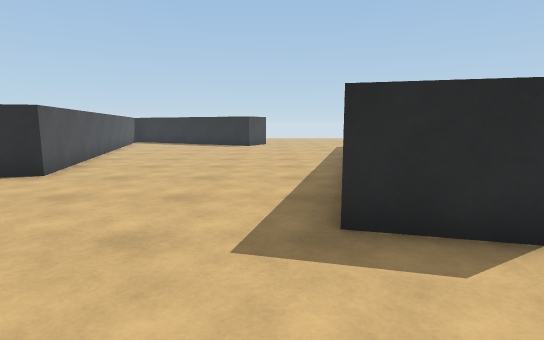
[1] (above)

16 first-person views from a walk through a scene from a Unity 3-D project. The camera is 1.2 m above the floor, tilts 8° down and sees 80° across. The floor is counted in squares, 1 m on a side. Each view is taken from the middle of a square. On the plan, view 1 faces up. The plan holds only what a view shows up to about 14 squares ahead; the rest is blank. The place goes on beyond the plan.

[2]
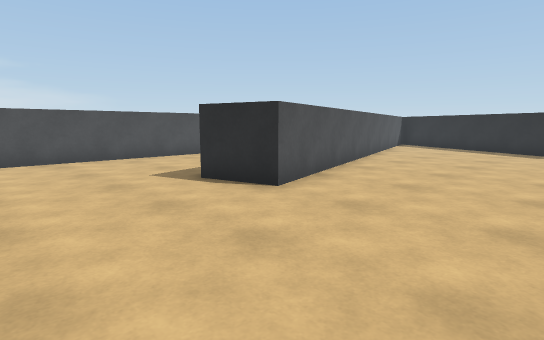

[3]
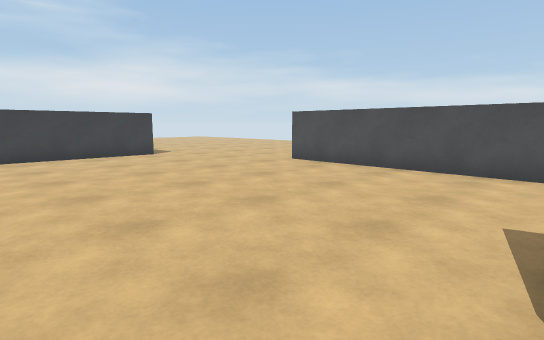

[4]
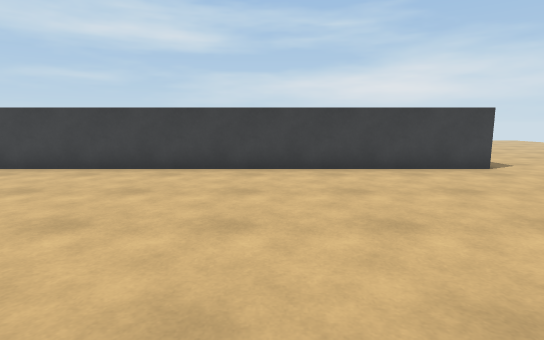

[5]
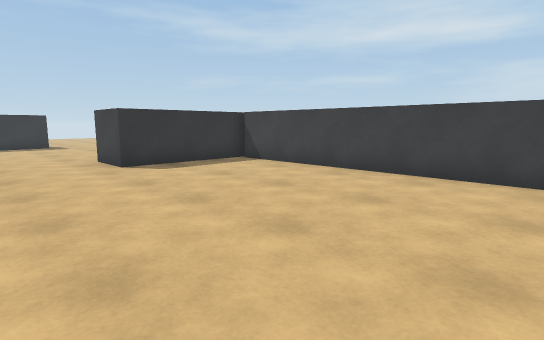

[6]
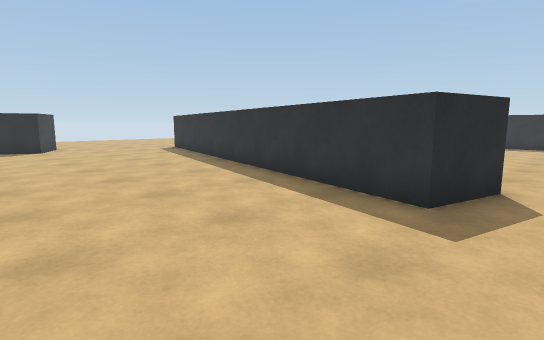

[7]
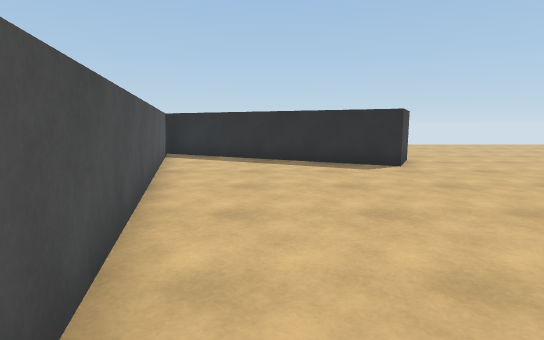

[8]
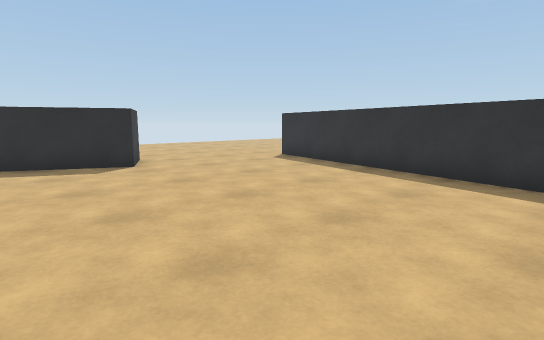

[9]
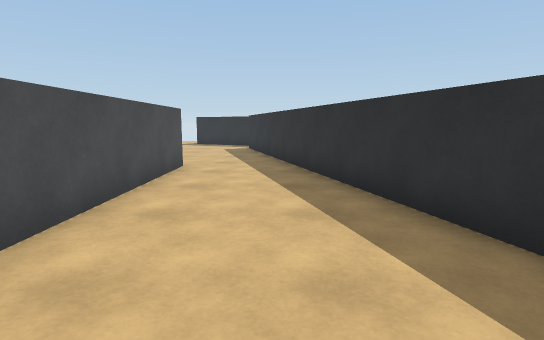

[10]
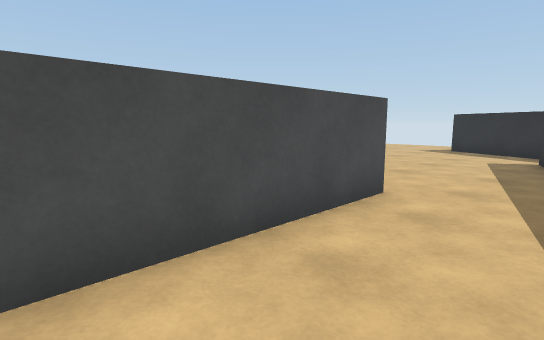

[11]
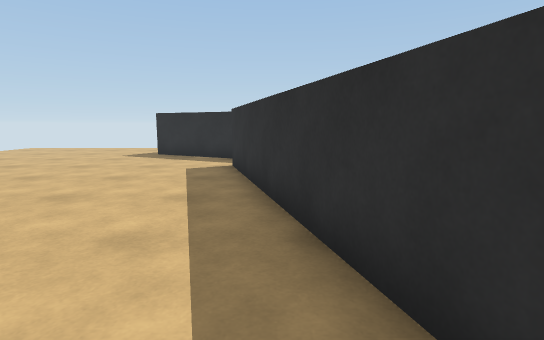

[12]
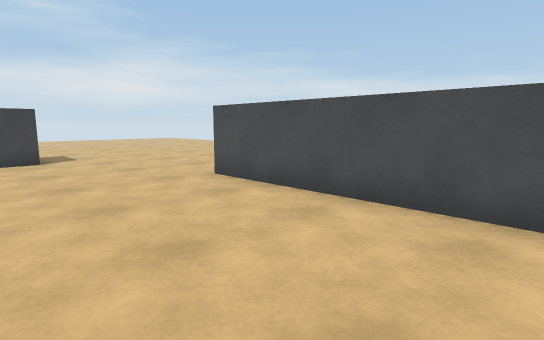

[13]
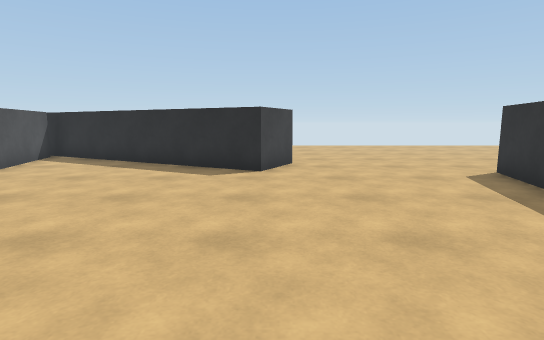

[14]
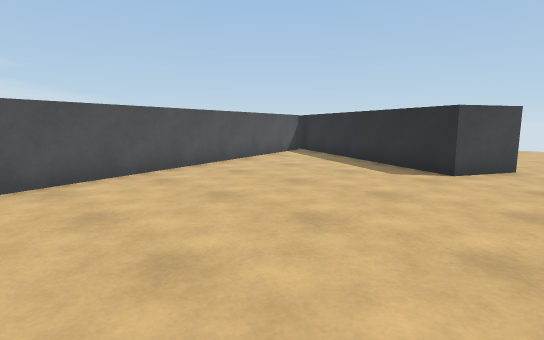

[15]
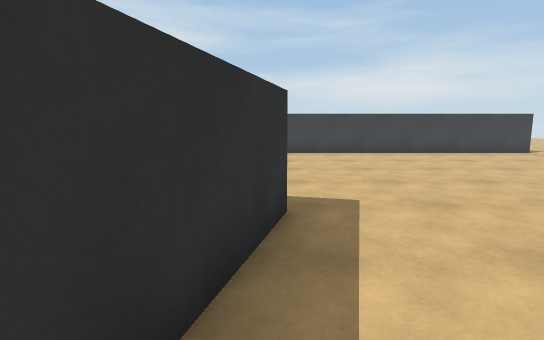

[16]
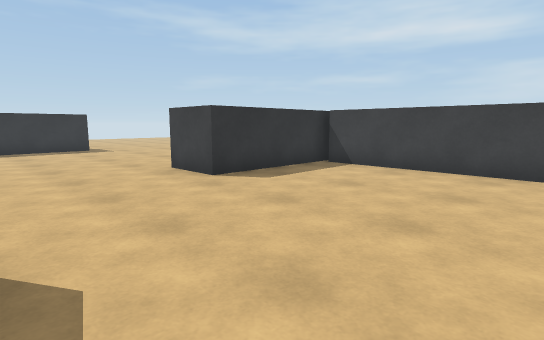

### Floor plan
Points are (right, up) in squares from view 1. A wall is a line through its corners. A room is listed if a view was taken in it or the views show most of it. See-through windows are left out.
Room 1 (views 1, 2, 3, 4, 5, 6, 7, 8, 9, 10, 11, 12, 13, 14, 15, 16)
walls: (-7.5, 7.9) (-9.6, 15.8); (2.8, 3.1) (0.8, 3.6) (4.7, 18.2); (-12.6, 14.5) (-12.6, -0.6); (-1.3, 18.3) (-9.7, 22.6); (-10, -5.7) (5.1, -5.7); (5.4, -6.2) (5.4, -1.4) (6.6, -1.4); (-9.2, 22) (-5.3, 7.5) (-7.4, 7)
ways out: opening at (-12, -5); opening at (-11.5, 15.5); opening at (2, 19); opening at (5.5, 0.5)

Where each view was taken, in squares from view 1:
view 1: 0 up, 0 right, facing up
view 2: 3 up, 1 left, facing up-left
view 3: 7 up, 4 left, facing down-left
view 4: 3 up, 4 left, facing down
view 5: 2 up, 4 left, facing down-right
view 6: 2 up, 4 left, facing up-right
view 7: 9 up, 5 left, facing up
view 8: 9 up, 5 left, facing up-right
view 9: 5 up, 10 left, facing up
view 10: 9 up, 10 left, facing up-left
view 11: 12 up, 10 left, facing up
view 12: 6 up, 8 left, facing down-left
view 13: 10 up, 1 left, facing up
view 14: 10 up, 1 right, facing up-left
view 15: 8 up, 1 right, facing down
view 16: 3 up, 1 left, facing down-right
